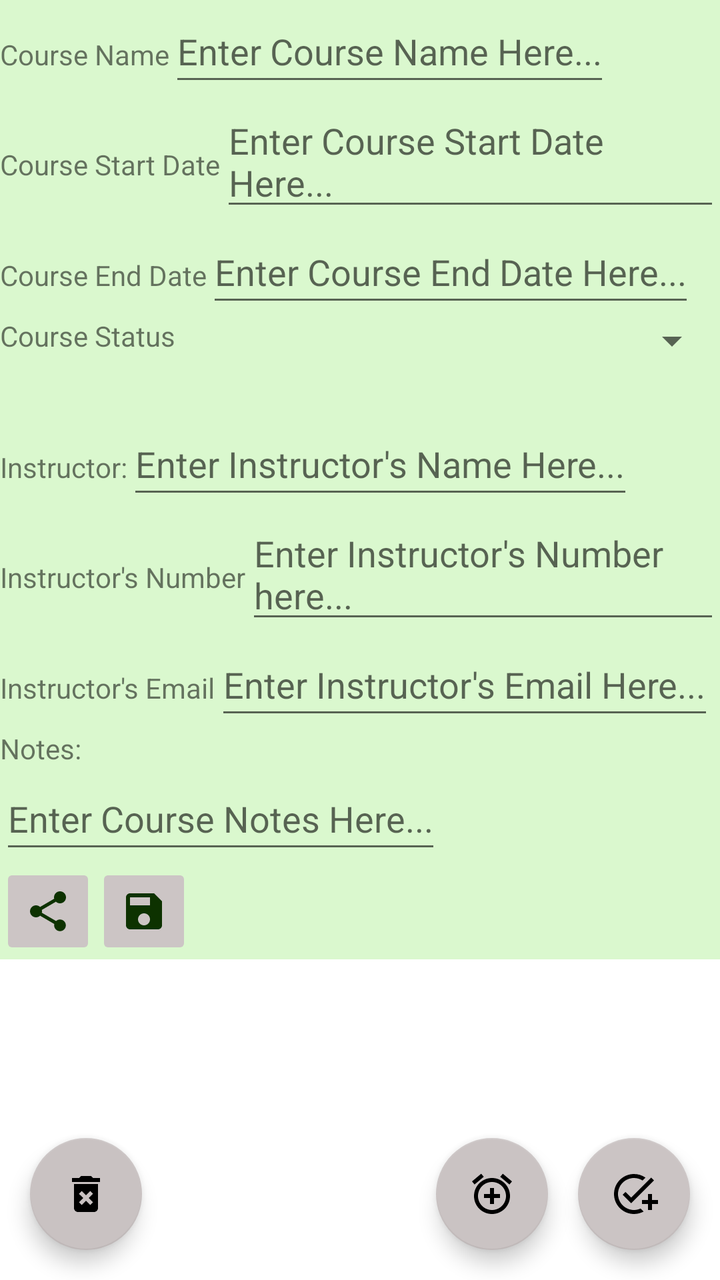
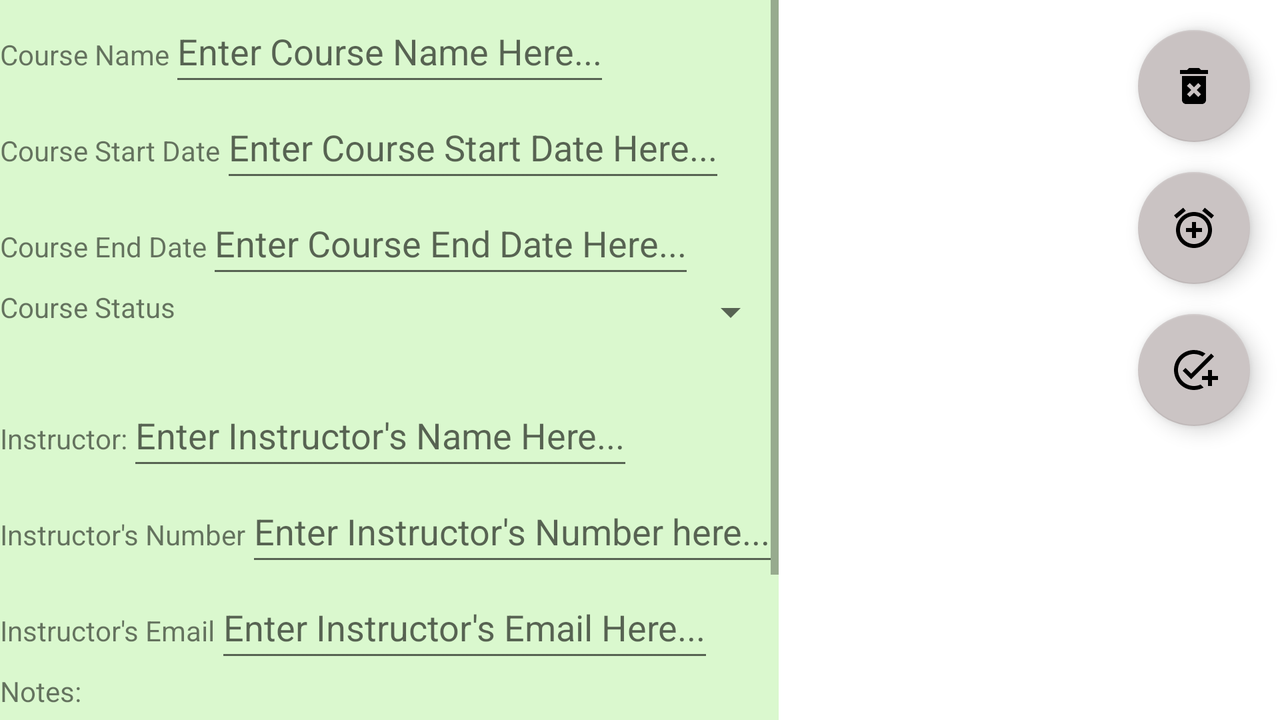

The same Android screen from two of the app's own layout files: first res/layout/ as a phone draws it, then the author's variant for another configuration, drawn on a device whose configuration selects that folder. Both files follow.
<!-- AndroidManifest.xml: application theme Theme.CourseScheduler -->
<!-- res/layout/activity_course_details.xml -->
<?xml version="1.0" encoding="utf-8"?>
<androidx.constraintlayout.widget.ConstraintLayout xmlns:android="http://schemas.android.com/apk/res/android"
    xmlns:app="http://schemas.android.com/apk/res-auto"
    xmlns:tools="http://schemas.android.com/tools"
    android:layout_width="match_parent"
    android:layout_height="match_parent"
    tools:context=".ui.CourseDetails">


    <LinearLayout
        android:id="@+id/linearLayout"
        android:layout_width="match_parent"
        android:layout_height="wrap_content"
        android:background="#DAF8CE"
        android:orientation="vertical"
        app:layout_constraintRight_toRightOf="parent"
        app:layout_constraintTop_toTopOf="parent">

        <LinearLayout
            android:layout_width="match_parent"
            android:layout_height="match_parent"
            android:orientation="horizontal">

            <TextView
                android:id="@+id/CourseName"
                android:layout_width="wrap_content"
                android:layout_height="wrap_content"
                android:minHeight="48dp"
                android:text="Course Name"
                android:textAlignment="center" />

            <EditText
                android:id="@+id/CourseNamePrompt"
                android:layout_width="wrap_content"
                android:layout_height="wrap_content"
                android:hint="Enter Course Name Here..."
                android:minHeight="48dp" />

        </LinearLayout>

        <LinearLayout
            android:layout_width="match_parent"
            android:layout_height="match_parent"
            android:orientation="horizontal">

            <TextView
                android:id="@+id/CourseStart"
                android:layout_width="wrap_content"
                android:layout_height="wrap_content"
                android:minHeight="48dp"
                android:text="Course Start Date"
                android:textAlignment="center" />

            <EditText
                android:id="@+id/CourseStartPrompt"
                android:layout_width="wrap_content"
                android:layout_height="wrap_content"
                android:hint="Enter Course Start Date Here..."
                android:minHeight="48dp" />

        </LinearLayout>

        <LinearLayout
            android:layout_width="match_parent"
            android:layout_height="match_parent"
            android:orientation="horizontal">

            <TextView
                android:id="@+id/CourseEnd"
                android:layout_width="wrap_content"
                android:layout_height="wrap_content"
                android:minHeight="48dp"
                android:text="Course End Date"
                android:textAlignment="center" />

            <EditText
                android:id="@+id/CourseEndPrompt"
                android:layout_width="wrap_content"
                android:layout_height="wrap_content"
                android:hint="Enter Course End Date Here..."
                android:minHeight="48dp" />

        </LinearLayout>

        <LinearLayout
            android:layout_width="match_parent"
            android:layout_height="match_parent"
            android:orientation="horizontal">

            <TextView
                android:id="@+id/CourseStatus"
                android:layout_width="wrap_content"
                android:layout_height="wrap_content"
                android:minHeight="48dp"
                android:text="Course Status"
                android:textAlignment="center" />

            <Spinner
                android:id="@+id/CourseStatusPrompt"
                android:layout_width="match_parent"
                android:layout_height="wrap_content" />

        </LinearLayout>

        <LinearLayout
            android:layout_width="match_parent"
            android:layout_height="match_parent"
            android:orientation="horizontal">

            <TextView
                android:id="@+id/Instructor"
                android:layout_width="wrap_content"
                android:layout_height="wrap_content"
                android:minHeight="48dp"
                android:text="Instructor:"
                android:textAlignment="center" />

            <EditText
                android:id="@+id/InstructorPrompt"
                android:layout_width="wrap_content"
                android:layout_height="wrap_content"
                android:hint="Enter Instructor's Name Here..."
                android:minHeight="48dp" />

        </LinearLayout>

        <LinearLayout
            android:layout_width="match_parent"
            android:layout_height="match_parent"
            android:orientation="horizontal">

            <TextView
                android:id="@+id/Number"
                android:layout_width="wrap_content"
                android:layout_height="wrap_content"
                android:minHeight="48dp"
                android:text="Instructor's Number"
                android:textAlignment="center" />

            <EditText
                android:id="@+id/NumberPrompt"
                android:layout_width="wrap_content"
                android:layout_height="wrap_content"
                android:hint="Enter Instructor's Number here..."
                android:minHeight="48dp" />

        </LinearLayout>

        <LinearLayout
            android:layout_width="match_parent"
            android:layout_height="match_parent"
            android:orientation="horizontal">

            <TextView
                android:id="@+id/Email"
                android:layout_width="wrap_content"
                android:layout_height="wrap_content"
                android:minHeight="48dp"
                android:text="Instructor's Email"
                android:textAlignment="center" />

            <EditText
                android:id="@+id/EmailPrompt"
                android:layout_width="wrap_content"
                android:layout_height="wrap_content"
                android:hint="Enter Instructor's Email Here..."
                android:minHeight="48dp" />

        </LinearLayout>

        <LinearLayout
            android:layout_width="match_parent"
            android:layout_height="match_parent"
            android:orientation="vertical">

            <TextView
                android:id="@+id/CourseNotes"
                android:layout_width="match_parent"
                android:layout_height="wrap_content"
                android:text="Notes:" />

            <EditText
                android:id="@+id/CourseNotesField"
                android:layout_width="wrap_content"
                android:layout_height="wrap_content"
                android:hint="Enter Course Notes Here..."
                android:minHeight="48dp" />

        </LinearLayout>

        <LinearLayout
            android:layout_width="match_parent"
            android:layout_height="match_parent"
            android:orientation="horizontal">

            <ImageButton
                android:id="@+id/shareCourseButton"
                android:layout_width="wrap_content"
                android:layout_height="wrap_content"
                android:layout_gravity="right"
                android:backgroundTint="#CCC5C5"
                android:contentDescription="Share button text"
                android:minWidth="48dp"
                android:minHeight="48dp"
                android:onClick="shareNotes"
                app:srcCompat="@drawable/ic_baseline_share_24" />

            <ImageButton
                android:id="@+id/saveCourseButton"
                android:layout_width="wrap_content"
                android:layout_height="wrap_content"
                android:layout_gravity="right"
                android:backgroundTint="#CCC5C5"
                android:contentDescription="@string/saveButtonText"
                android:minWidth="48dp"
                android:minHeight="48dp"
                app:srcCompat="@drawable/ic_baseline_save_24" />
        </LinearLayout>

    </LinearLayout>

    <ScrollView
        android:layout_width="match_parent"
        android:layout_height="wrap_content"
        app:layout_constraintTop_toBottomOf="@+id/linearLayout">

        <androidx.recyclerview.widget.RecyclerView
            android:id="@+id/assessment_recyclerview"
            android:layout_width="match_parent"
            android:layout_height="wrap_content" />
    </ScrollView>

    <com.google.android.material.floatingactionbutton.FloatingActionButton
        android:id="@+id/addAssessmentButton"
        android:layout_width="wrap_content"
        android:layout_height="wrap_content"
        android:layout_margin="15dp"
        android:clickable="true"
        android:contentDescription="@string/newAssessmentButton"
        android:onClick="addNewAssessment"
        app:backgroundTint="#CBC4C4"
        app:layout_constraintBottom_toBottomOf="parent"
        app:layout_constraintEnd_toEndOf="parent"
        app:srcCompat="@drawable/ic_baseline_add_task_24" />

    <com.google.android.material.floatingactionbutton.FloatingActionButton
        android:id="@+id/floatingActionButton"
        android:layout_width="wrap_content"
        android:layout_height="wrap_content"
        android:layout_margin="15dp"
        android:clickable="true"
        android:onClick="createCourseAlarm"
        app:backgroundTint="#CAC3C3"
        app:layout_constraintBottom_toBottomOf="parent"
        app:layout_constraintEnd_toStartOf="@+id/addAssessmentButton"
        app:srcCompat="@drawable/ic_baseline_add_alarm_24" />

    <com.google.android.material.floatingactionbutton.FloatingActionButton
        android:id="@+id/floatingActionButton2"
        android:layout_width="wrap_content"
        android:layout_height="wrap_content"
        android:layout_margin="15dp"
        android:clickable="true"
        android:onClick="deleteCourse"
        android:tint="#FF0000"
        app:backgroundTint="#C9C2C2"
        app:layout_constraintBottom_toBottomOf="parent"
        app:layout_constraintStart_toStartOf="parent"
        app:srcCompat="@drawable/ic_baseline_delete_forever_24" />
</androidx.constraintlayout.widget.ConstraintLayout>
<!-- resources referenced by this layout -->
<resources>
  <!-- drawable ic_baseline_add_alarm_24 (drawable) -->
  <vector android:height="24dp" android:tint="#0D3200"
      android:viewportHeight="24" android:viewportWidth="24"
      android:width="24dp" xmlns:android="http://schemas.android.com/apk/res/android">
      <path android:fillColor="@android:color/white" android:pathData="M7.88,3.39L6.6,1.86 2,5.71l1.29,1.53 4.59,-3.85zM22,5.72l-4.6,-3.86 -1.29,1.53 4.6,3.86L22,5.72zM12,4c-4.97,0 -9,4.03 -9,9s4.02,9 9,9c4.97,0 9,-4.03 9,-9s-4.03,-9 -9,-9zM12,20c-3.87,0 -7,-3.13 -7,-7s3.13,-7 7,-7 7,3.13 7,7 -3.13,7 -7,7zM13,9h-2v3L8,12v2h3v3h2v-3h3v-2h-3L13,9z"/>
  </vector>
  <!-- drawable ic_baseline_add_task_24 (drawable) -->
  <vector android:height="24dp" android:tint="#0D3200"
      android:viewportHeight="24" android:viewportWidth="24"
      android:width="24dp" xmlns:android="http://schemas.android.com/apk/res/android">
      <path android:fillColor="@android:color/white" android:pathData="M22,5.18L10.59,16.6l-4.24,-4.24l1.41,-1.41l2.83,2.83l10,-10L22,5.18zM12,20c-4.41,0 -8,-3.59 -8,-8s3.59,-8 8,-8c1.57,0 3.04,0.46 4.28,1.25l1.45,-1.45C16.1,2.67 14.13,2 12,2C6.48,2 2,6.48 2,12s4.48,10 10,10c1.73,0 3.36,-0.44 4.78,-1.22l-1.5,-1.5C14.28,19.74 13.17,20 12,20zM19,15h-3v2h3v3h2v-3h3v-2h-3v-3h-2V15z"/>
  </vector>
  <!-- drawable ic_baseline_delete_forever_24 (drawable) -->
  <vector android:height="24dp" android:tint="#0D3200"
      android:viewportHeight="24" android:viewportWidth="24"
      android:width="24dp" xmlns:android="http://schemas.android.com/apk/res/android">
      <path android:fillColor="@android:color/white" android:pathData="M6,19c0,1.1 0.9,2 2,2h8c1.1,0 2,-0.9 2,-2L18,7L6,7v12zM8.46,11.88l1.41,-1.41L12,12.59l2.12,-2.12 1.41,1.41L13.41,14l2.12,2.12 -1.41,1.41L12,15.41l-2.12,2.12 -1.41,-1.41L10.59,14l-2.13,-2.12zM15.5,4l-1,-1h-5l-1,1L5,4v2h14L19,4z"/>
  </vector>
  <!-- drawable ic_baseline_save_24 (drawable) -->
  <vector android:height="24dp" android:tint="#0D3200"
      android:viewportHeight="24" android:viewportWidth="24"
      android:width="24dp" xmlns:android="http://schemas.android.com/apk/res/android">
      <path android:fillColor="@android:color/white" android:pathData="M17,3L5,3c-1.11,0 -2,0.9 -2,2v14c0,1.1 0.89,2 2,2h14c1.1,0 2,-0.9 2,-2L21,7l-4,-4zM12,19c-1.66,0 -3,-1.34 -3,-3s1.34,-3 3,-3 3,1.34 3,3 -1.34,3 -3,3zM15,9L5,9L5,5h10v4z"/>
  </vector>
  <string name="newAssessmentButton">Add New Assessment</string>
  <string name="saveButtonText">Save</string>
  <style name="Theme.CourseScheduler" parent="Theme.MaterialComponents.DayNight.DarkActionBar">
          
          <item name="colorPrimary">@color/purple_500</item>
          <item name="colorPrimaryVariant">@color/purple_700</item>
          <item name="colorOnPrimary">@color/white</item>
          
          <item name="colorSecondary">@color/teal_200</item>
          <item name="colorSecondaryVariant">@color/teal_700</item>
          <item name="colorOnSecondary">@color/black</item>
          
          <item name="android:statusBarColor">?attr/colorPrimaryVariant</item>
          
      </style>
  <color name="purple_500">#0D3200</color>
  <color name="purple_700">#207C00</color>
  <color name="white">#FFFFFFFF</color>
  <color name="teal_200">#B3B5B5</color>
  <color name="teal_700">#B3B5B5</color>
  <color name="black">#FF000000</color>
</resources>
<!-- res/layout-land/activity_course_details.xml (the author's variant of the layout above) -->
<!-- drawn on the phone turned sideways -->
<?xml version="1.0" encoding="utf-8"?>
<androidx.constraintlayout.widget.ConstraintLayout xmlns:android="http://schemas.android.com/apk/res/android"
    xmlns:app="http://schemas.android.com/apk/res-auto"
    xmlns:tools="http://schemas.android.com/tools"
    android:layout_width="match_parent"
    android:layout_height="match_parent"
    tools:context=".ui.CourseDetails">


    <LinearLayout
        android:id="@+id/linearLayout2"
        android:layout_width="match_parent"
        android:layout_height="match_parent"
        android:orientation="horizontal">

        <ScrollView
            android:layout_width="wrap_content"
            android:layout_height="match_parent">

            <LinearLayout
                android:id="@+id/linearLayout"
                android:layout_width="match_parent"
                android:layout_height="wrap_content"
                android:background="#DAF8CE"
                android:orientation="vertical">

                <LinearLayout
                    android:layout_width="match_parent"
                    android:layout_height="match_parent"
                    android:orientation="horizontal">

                    <TextView
                        android:id="@+id/CourseName"
                        android:layout_width="wrap_content"
                        android:layout_height="wrap_content"
                        android:minHeight="48dp"
                        android:text="Course Name"
                        android:textAlignment="center" />

                    <EditText
                        android:id="@+id/CourseNamePrompt"
                        android:layout_width="wrap_content"
                        android:layout_height="wrap_content"
                        android:hint="Enter Course Name Here..."
                        android:minHeight="48dp" />

                </LinearLayout>

                <LinearLayout
                    android:layout_width="match_parent"
                    android:layout_height="match_parent"
                    android:orientation="horizontal">

                    <TextView
                        android:id="@+id/CourseStart"
                        android:layout_width="wrap_content"
                        android:layout_height="wrap_content"
                        android:minHeight="48dp"
                        android:text="Course Start Date"
                        android:textAlignment="center" />

                    <EditText
                        android:id="@+id/CourseStartPrompt"
                        android:layout_width="wrap_content"
                        android:layout_height="wrap_content"
                        android:hint="Enter Course Start Date Here..."
                        android:minHeight="48dp" />

                </LinearLayout>

                <LinearLayout
                    android:layout_width="match_parent"
                    android:layout_height="match_parent"
                    android:orientation="horizontal">

                    <TextView
                        android:id="@+id/CourseEnd"
                        android:layout_width="wrap_content"
                        android:layout_height="wrap_content"
                        android:minHeight="48dp"
                        android:text="Course End Date"
                        android:textAlignment="center" />

                    <EditText
                        android:id="@+id/CourseEndPrompt"
                        android:layout_width="wrap_content"
                        android:layout_height="wrap_content"
                        android:hint="Enter Course End Date Here..."
                        android:minHeight="48dp" />

                </LinearLayout>

                <LinearLayout
                    android:layout_width="match_parent"
                    android:layout_height="match_parent"
                    android:orientation="horizontal">

                    <TextView
                        android:id="@+id/CourseStatus"
                        android:layout_width="wrap_content"
                        android:layout_height="wrap_content"
                        android:minHeight="48dp"
                        android:text="Course Status"
                        android:textAlignment="center" />

                    <Spinner
                        android:id="@+id/CourseStatusPrompt"
                        android:layout_width="match_parent"
                        android:layout_height="wrap_content" />

                </LinearLayout>

                <LinearLayout
                    android:layout_width="match_parent"
                    android:layout_height="match_parent"
                    android:orientation="horizontal">

                    <TextView
                        android:id="@+id/Instructor"
                        android:layout_width="wrap_content"
                        android:layout_height="wrap_content"
                        android:minHeight="48dp"
                        android:text="Instructor:"
                        android:textAlignment="center" />

                    <EditText
                        android:id="@+id/InstructorPrompt"
                        android:layout_width="wrap_content"
                        android:layout_height="wrap_content"
                        android:hint="Enter Instructor's Name Here..."
                        android:minHeight="48dp" />

                </LinearLayout>

                <LinearLayout
                    android:layout_width="match_parent"
                    android:layout_height="match_parent"
                    android:orientation="horizontal">

                    <TextView
                        android:id="@+id/Number"
                        android:layout_width="wrap_content"
                        android:layout_height="wrap_content"
                        android:minHeight="48dp"
                        android:text="Instructor's Number"
                        android:textAlignment="center" />

                    <EditText
                        android:id="@+id/NumberPrompt"
                        android:layout_width="wrap_content"
                        android:layout_height="wrap_content"
                        android:hint="Enter Instructor's Number here..."
                        android:minHeight="48dp" />

                </LinearLayout>

                <LinearLayout
                    android:layout_width="match_parent"
                    android:layout_height="match_parent"
                    android:orientation="horizontal">

                    <TextView
                        android:id="@+id/Email"
                        android:layout_width="wrap_content"
                        android:layout_height="wrap_content"
                        android:minHeight="48dp"
                        android:text="Instructor's Email"
                        android:textAlignment="center" />

                    <EditText
                        android:id="@+id/EmailPrompt"
                        android:layout_width="wrap_content"
                        android:layout_height="wrap_content"
                        android:hint="Enter Instructor's Email Here..."
                        android:minHeight="48dp" />

                </LinearLayout>

                <LinearLayout
                    android:layout_width="match_parent"
                    android:layout_height="match_parent"
                    android:orientation="vertical">

                    <TextView
                        android:id="@+id/CourseNotes"
                        android:layout_width="match_parent"
                        android:layout_height="wrap_content"
                        android:text="Notes:" />

                    <EditText
                        android:id="@+id/CourseNotesField"
                        android:layout_width="wrap_content"
                        android:layout_height="wrap_content"
                        android:hint="Enter Course Notes Here..."
                        android:minHeight="48dp" />

                </LinearLayout>

                <LinearLayout
                    android:layout_width="match_parent"
                    android:layout_height="match_parent"
                    android:orientation="horizontal">

                    <ImageButton
                        android:id="@+id/shareCourseButton"
                        android:layout_width="wrap_content"
                        android:layout_height="wrap_content"
                        android:layout_gravity="right"
                        android:backgroundTint="#CCC5C5"
                        android:contentDescription="Share button text"
                        android:minWidth="48dp"
                        android:minHeight="48dp"
                        android:onClick="shareNotes"
                        app:srcCompat="@drawable/ic_baseline_share_24" />

                    <ImageButton
                        android:id="@+id/saveCourseButton"
                        android:layout_width="wrap_content"
                        android:layout_height="wrap_content"
                        android:layout_gravity="right"
                        android:backgroundTint="#CCC5C5"
                        android:contentDescription="@string/saveButtonText"
                        android:minWidth="48dp"
                        android:minHeight="48dp"
                        app:srcCompat="@drawable/ic_baseline_save_24" />
                </LinearLayout>

            </LinearLayout>
        </ScrollView>

        <ScrollView
            android:layout_width="match_parent"
            android:layout_height="match_parent">

            <androidx.recyclerview.widget.RecyclerView
                android:id="@+id/assessment_recyclerview"
                android:layout_width="match_parent"
                android:layout_height="wrap_content" />
        </ScrollView>

    </LinearLayout>

    <com.google.android.material.floatingactionbutton.FloatingActionButton
        android:id="@+id/floatingActionButton2"
        android:layout_width="wrap_content"
        android:layout_height="wrap_content"
        android:layout_margin="15dp"
        android:clickable="true"
        android:onClick="deleteCourse"
        android:tint="#FF0000"
        app:backgroundTint="#C9C2C2"
        app:layout_constraintEnd_toEndOf="parent"
        app:layout_constraintTop_toTopOf="parent"
        app:srcCompat="@drawable/ic_baseline_delete_forever_24" />

    <com.google.android.material.floatingactionbutton.FloatingActionButton
        android:id="@+id/addAssessmentButton"
        android:layout_width="wrap_content"
        android:layout_height="wrap_content"
        android:layout_margin="15dp"
        android:clickable="true"
        android:contentDescription="@string/newAssessmentButton"
        android:onClick="addNewAssessment"
        app:backgroundTint="#CBC4C4"
        app:layout_constraintEnd_toEndOf="parent"
        app:layout_constraintTop_toBottomOf="@+id/floatingActionButton"
        app:srcCompat="@drawable/ic_baseline_add_task_24" />

    <com.google.android.material.floatingactionbutton.FloatingActionButton
        android:id="@+id/floatingActionButton"
        android:layout_width="wrap_content"
        android:layout_height="wrap_content"
        android:layout_margin="15dp"
        android:clickable="true"
        android:onClick="createCourseAlarm"
        app:backgroundTint="#CAC3C3"
        app:layout_constraintEnd_toEndOf="parent"
        app:layout_constraintTop_toBottomOf="@+id/floatingActionButton2"
        app:srcCompat="@drawable/ic_baseline_add_alarm_24" />

</androidx.constraintlayout.widget.ConstraintLayout>
